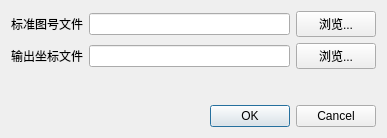
<?xml version="1.0" encoding="UTF-8"?>
<ui version="4.0">
 <class>dialog_printTKtoXY_txt</class>
 <widget class="QDialog" name="dialog_printTKtoXY_txt">
  <property name="geometry">
   <rect>
    <x>0</x>
    <y>0</y>
    <width>387</width>
    <height>138</height>
   </rect>
  </property>
  <property name="windowTitle">
   <string>生成坐标</string>
  </property>
  <layout class="QGridLayout" name="gridLayout">
   <item row="0" column="0">
    <layout class="QVBoxLayout" name="verticalLayout">
     <item>
      <layout class="QHBoxLayout" name="horizontalLayout">
       <item>
        <widget class="QLabel" name="label">
         <property name="text">
          <string>标准图号文件</string>
         </property>
        </widget>
       </item>
       <item>
        <widget class="QLineEdit" name="lineEdit"/>
       </item>
       <item>
        <widget class="QPushButton" name="pushButton">
         <property name="text">
          <string>浏览...</string>
         </property>
        </widget>
       </item>
      </layout>
     </item>
     <item>
      <layout class="QHBoxLayout" name="horizontalLayout_2">
       <item>
        <widget class="QLabel" name="label_2">
         <property name="text">
          <string>输出坐标文件</string>
         </property>
        </widget>
       </item>
       <item>
        <widget class="QLineEdit" name="lineEdit_2"/>
       </item>
       <item>
        <widget class="QPushButton" name="pushButton_2">
         <property name="text">
          <string>浏览...</string>
         </property>
        </widget>
       </item>
      </layout>
     </item>
     <item>
      <spacer name="verticalSpacer">
       <property name="orientation">
        <enum>Qt::Vertical</enum>
       </property>
       <property name="sizeHint" stdset="0">
        <size>
         <width>20</width>
         <height>40</height>
        </size>
       </property>
      </spacer>
     </item>
     <item>
      <widget class="QDialogButtonBox" name="buttonBox">
       <property name="orientation">
        <enum>Qt::Horizontal</enum>
       </property>
       <property name="standardButtons">
        <set>QDialogButtonBox::Cancel|QDialogButtonBox::Ok</set>
       </property>
      </widget>
     </item>
    </layout>
   </item>
  </layout>
 </widget>
 <resources/>
 <connections>
  <connection>
   <sender>buttonBox</sender>
   <signal>accepted()</signal>
   <receiver>dialog_printTKtoXY_txt</receiver>
   <slot>accept()</slot>
   <hints>
    <hint type="sourcelabel">
     <x>248</x>
     <y>254</y>
    </hint>
    <hint type="destinationlabel">
     <x>157</x>
     <y>274</y>
    </hint>
   </hints>
  </connection>
  <connection>
   <sender>buttonBox</sender>
   <signal>rejected()</signal>
   <receiver>dialog_printTKtoXY_txt</receiver>
   <slot>reject()</slot>
   <hints>
    <hint type="sourcelabel">
     <x>316</x>
     <y>260</y>
    </hint>
    <hint type="destinationlabel">
     <x>286</x>
     <y>274</y>
    </hint>
   </hints>
  </connection>
 </connections>
</ui>
